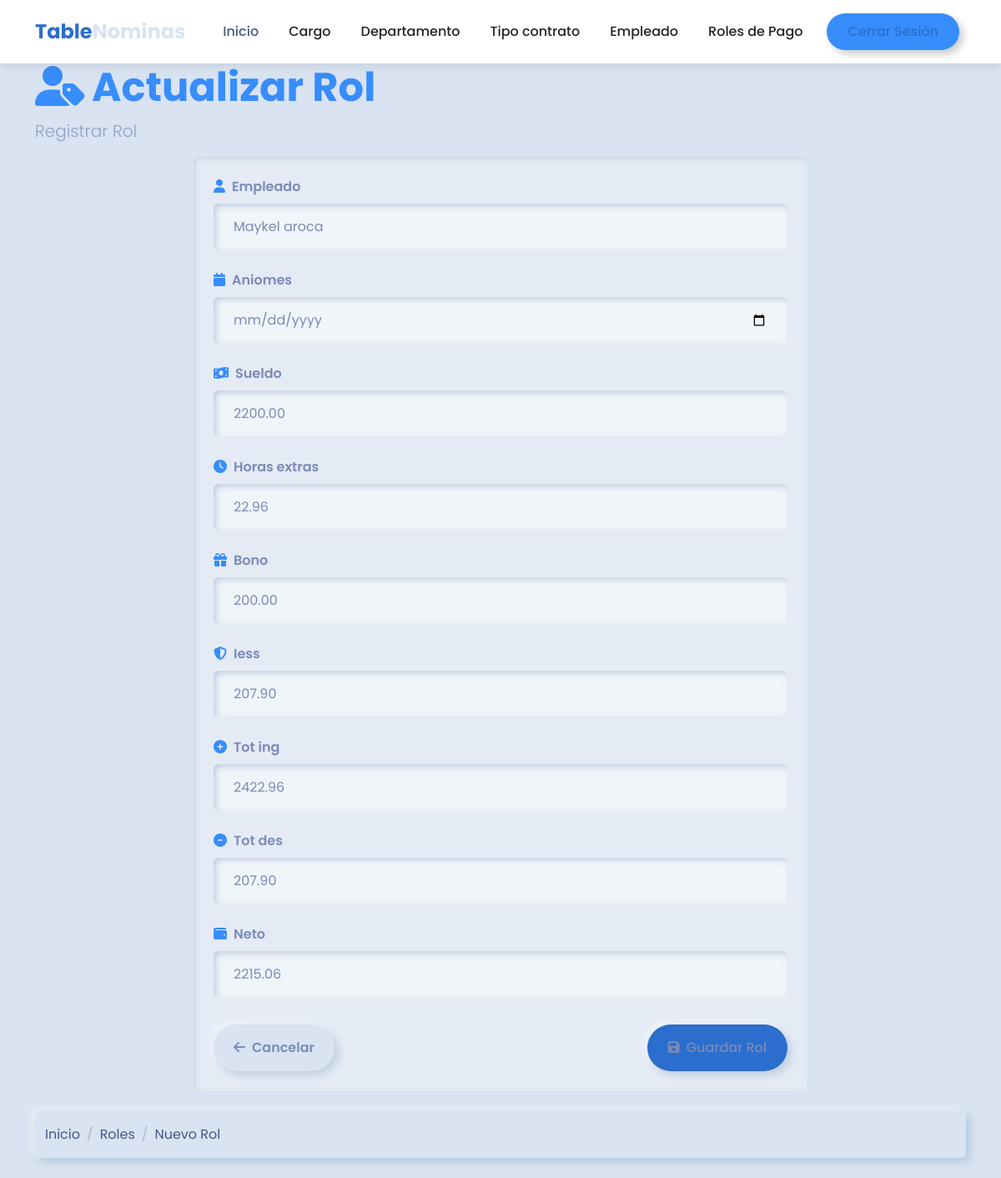
/nomina/rol_update/9 (signed in), run on the app's committed database.
### core/models.py (models this page shows, shortened)
class Rol(models.Model):
    empleado = models.ForeignKey('Empleado', on_delete=models.CASCADE)
    aniomes = models.DateField()
    sueldo = models.DecimalField(max_digits=10, decimal_places=2)
    horas_extras = models.DecimalField(max_digits=10, decimal_places=2)
    bono = models.DecimalField(max_digits=10, decimal_places=2)
    tot_ing = models.DecimalField(max_digits=10, decimal_places=2, blank=True, null=True)
    iess = models.DecimalField(max_digits=10, decimal_places=2, blank=True, null=True)
    tot_des = models.DecimalField(max_digits=10, decimal_places=2, blank=True, null=True)
    neto = models.DecimalField(max_digits=10, decimal_places=2, blank=True, null=True)

### core/views.py (the view, shortened to what this page needs)
# urls.py: path('rol_update/<int:id>', rol_update, name='rol_update'),  # URL para la vista home
@login_required
def rol_update(request,id):
   context={'title':'Actualizar Rol'}
   from django.shortcuts import get_object_or_404
   rol = get_object_or_404(Rol, pk=id)
   if request.method == "GET":
      form = RolForm(instance=rol)# instancia el formulario con los datos del rol
      context['form'] = form
      return render(request, 'rol/create.html', context)

### core/forms.py
class RolForm(forms.ModelForm):
    class Meta:
        model = Rol
        fields = '__all__'
        widgets = {
            'empleado': forms.Select(attrs={'class': 'form-control'}),
            'aniomes': forms.DateInput(attrs={'class': 'form-control', 'type': 'date'}),
            'sueldo': forms.NumberInput(attrs={'class': 'form-control'}),
            'horas_extras': forms.NumberInput(attrs={'class': 'form-control'}),
            'bono': forms.NumberInput(attrs={'class': 'form-control'}),
            'iess': forms.NumberInput(attrs={'class': 'form-control', 'readonly': 'readonly'}),
            'tot_ing': forms.NumberInput(attrs={'class': 'form-control', 'readonly': 'readonly'}),
            'tot_des': forms.NumberInput(attrs={'class': 'form-control', 'readonly': 'readonly'}),
            'neto': forms.NumberInput(attrs={'class': 'form-control', 'readonly': 'readonly'}),
        }

### template/rol/create.html (shortened to what this page needs)
{% extends "home.html" %}
{% block content %}
<div class="container">
    <header class="page-header">
        <h1 class="display-5 fw-bold text-primary">
            <i class="fas fa-user-tag me-2"></i>{{ title }}
        </h1>
        <p class="lead text-muted">Registrar Rol</p>
    </header>
    <div class="row">
        <div class="col-md-8 mx-auto">
            <div class="card mb-4">
                <div class="card-body p-4">
                    <form method="post">
                        <div class="mb-4">
                            <label for="id_empleado" class="form-label">
                                <i class="fas fa-user text-primary me-2"></i>Empleado
                            </label>
                            <select name="empleado" id="id_empleado" class="form-control">
                                {% for empleado in form.fields.empleado.queryset %}
                                    <option value="{{ empleado.id }}" data-sueldo="{{ empleado.sueldo }}">{{ empleado.nombres }}</option>
                                {% endfor %}
                            </select>
                        </div>
                        <div class="mb-4">
                            <label for="{{ form.aniomes.id_for_label }}" class="form-label">
                                <i class="fas fa-calendar text-primary me-2"></i>{{ form.aniomes.label }}
                            </label>
                            {{ form.aniomes }}
                        </div>
                        <div class="mb-4">
                            <label for="{{ form.sueldo.id_for_label }}" class="form-label">
                                <i class="fas fa-money-bill-wave text-primary me-2"></i>{{ form.sueldo.label }}
                            </label>
                            {{ form.sueldo }}
                        </div>
                        <div class="mb-4">
                            <label for="{{ form.horas_extras.id_for_label }}" class="form-label">
                                <i class="fas fa-clock text-primary me-2"></i>{{ form.horas_extras.label }}
                            </label>
                            {{ form.horas_extras }}
                        </div>
                        <div class="mb-4">
                            <label for="{{ form.bono.id_for_label }}" class="form-label">
                                <i class="fas fa-gift text-primary me-2"></i>{{ form.bono.label }}
                            </label>
                            {{ form.bono }}
                        </div>
                        <div class="mb-4">
                            <label for="{{ form.iess.id_for_label }}" class="form-label">
                                <i class="fas fa-shield-alt text-primary me-2"></i>{{ form.iess.label }}
                            </label>
                            {{ form.iess }}
                        </div>
                        <div class="mb-4">
                            <label for="{{ form.tot_ing.id_for_label }}" class="form-label">
                                <i class="fas fa-plus-circle text-primary me-2"></i>{{ form.tot_ing.label }}
                            </label>
                            {{ form.tot_ing }}
                        </div>
                        <div class="mb-4">
                            <label for="{{ form.tot_des.id_for_label }}" class="form-label">
                                <i class="fas fa-minus-circle text-primary me-2"></i>{{ form.tot_des.label }}
                            </label>
                            {{ form.tot_des }}
                        </div>
                        <div class="mb-4">
                            <label for="{{ form.neto.id_for_label }}" class="form-label">
                                <i class="fas fa-wallet text-primary me-2"></i>{{ form.neto.label }}
                            </label>
                            {{ form.neto }}
                        </div>
                        <div class="d-flex justify-content-between mt-4 pt-2">
                            <a href="{% url 'core:rol_list' %}" class="btn btn-secondary">
                                <i class="fas fa-arrow-left me-2"></i>Cancelar
                            </a>
                            <button type="submit" class="btn btn-primary">
                                <i class="fas fa-save me-2"></i>Guardar Rol
                            </button>
                        </div>
                    </form>
                </div>
            </div>
        </div>
    </div>
    <nav aria-label="breadcrumb" class="mb-4">
        <ol class="breadcrumb">
            <li class="breadcrumb-item"><a href="{% url 'home' %}" class="text-decoration-none">Inicio</a></li>
            <li class="breadcrumb-item"><a href="{% url 'core:rol_list' %}" class="text-decoration-none">Roles</a></li>
            <li class="breadcrumb-item active" aria-current="page">Nuevo Rol</li>
        </ol>
    </nav>
</div>
{% endblock %}

### template/home.html (style rules this page uses)
:root { --primary-color: #2c6ecd; --secondary-color: #19b3b3; --accent-color: #f8f9fa; --dark-color: #212529; --text-color: #495057; }
body { font-family: 'Poppins', sans-serif; color: var(--text-color); overflow-x: hidden; }
.btn-primary { background-color: var(--primary-color); border-color: var(--primary-color); padding: 10px 25px; border-radius: 50px; font-weight: 500; transition: all 0.3s ease; }

### data on the page
Rol: sueldo "2200.00", horas_extras "22.96", bono "200.00", iess "207.90", tot_ing "2422.96", tot_des "207.90", neto "2215.06"

### other printed values
{{ title }} "Actualizar Rol"
form field empleado "Maykel aroca"
